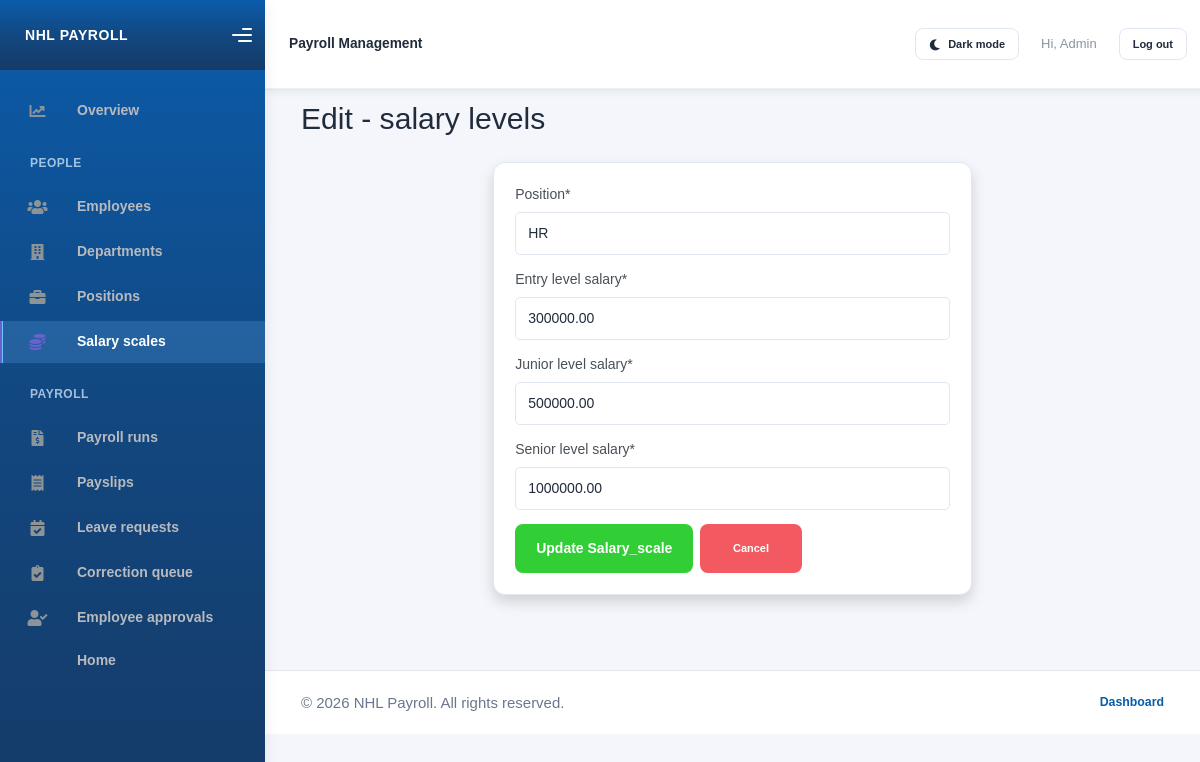
/edit_salary_scale/1/ (signed in), run on the app's committed database.
### payroll/models.py (models this page shows, shortened)
class Salary_Scale(models.Model):
    position = models.OneToOneField(Position,on_delete=models.CASCADE)
    entry_level_salary = models.DecimalField(max_digits=10,decimal_places=2)
    junior_level_salary = models.DecimalField(max_digits=10,decimal_places=2)
    senior_level_salary = models.DecimalField(max_digits=10,decimal_places=2)

### payroll/views.py (the view)
# urls.py: path('edit_salary_scale/<int:salary_scale_id>/',edit_salary_scale_view, name = "edit_salary_scale_page"),
@staff_member_required(login_url="login")
def edit_salary_scale_view(request,salary_scale_id):
    salary_scale = get_object_or_404(Salary_Scale, id=salary_scale_id)
    if request.method == "POST":
        salary_scale_form = Salary_ScaleForm(request.POST,instance = salary_scale)
        if salary_scale_form.is_valid():
            salary_scale_form.save()
            message = "Changes Saved Succesfully"
            return redirect('add_salary_scale_page')
        else:
            message = "invalid input provided"
    else:
        salary_scale_form = Salary_ScaleForm(instance = salary_scale)
    context = {
        'form':salary_scale_form,
        'salary_scale': salary_scale
    }
    return render(request,'edit_salary_scale.html',context)

### payroll/forms.py
class Salary_ScaleForm(ModelForm):
    class Meta:
        model = Salary_Scale
        fields ='__all__'

### payroll/models.py (called while the page is built)
    def __str__(self):
        return f"{self.title}"

### payroll/templates/edit_salary_scale.html (shortened to what this page needs)
{% extends "./base.html" %}
{% load crispy_forms_tags %}
{% block content %}
    <h1 class="mb-3"> Edit - salary levels</h1>
    <div class = "container mt-4">
        <div class = "row justify-content-center">
            <div class = "col-md-7">
                <div class = "card shadow p-4">
        <form method = "POST">
            {{form|crispy}}
            <div class="d-flex gap-2 mt-3">
            <button type="submit" class = "btn btn-success px-4">Update Salary_scale </button>
            <button type="button" class = "btn btn-danger">
            <a href="/add_salary_scale/"class='btn btn-sm btn-danger'>Cancel</a>
            </div>
        </form>
        </div>
    </div>
    </div>
    </div>
{% endblock content %}

### payroll/templates/base.html (shortened to what this page needs)
 <!DOCTYPE html>
<html>
    {%load static%}
    {% load crispy_forms_tags %}
<head>
    <link rel="stylesheet" href="{% static 'Kaiadmin/assets/css/bootstrap.min.css' %}">
    <link rel="stylesheet" href="{% static 'Kaiadmin/assets/css/plugins.min.css' %}">
    <link rel="stylesheet" href="{% static 'Kaiadmin/assets/css/kaiadmin.min.css' %}">
    <link rel="stylesheet" href="{% static 'Kaiadmin/assets/css/fonts.min.css' %}">
</head>
<body>
    <div class="wrapper">
        {% if user.is_authenticated %}
        <aside class="sidebar{% if not user.is_staff %} employee-sidebar{% endif %}" data-background-color="dark">
            <div class="sidebar-logo">
                <div class="logo-header" data-background-color="dark">
                    <a class="logo payroll-brand" href="{% if user.is_staff %}{% url 'dashboard_page' %}{% else %}{% url 'home_page' %}{% endif %}">NHL PAYROLL</a>
                    <div class="nav-toggle">
                        <button class="btn btn-toggle toggle-sidebar" type="button" aria-label="Toggle sidebar">
                            <i class="gg-menu-right"></i>
                        </button>
                    </div>
                </div>
            </div>
            <div class="sidebar-wrapper scrollbar scrollbar-inner">
                <div class="sidebar-content">
                    {% if user.is_staff %}
                    <ul class="nav nav-secondary">
                        <li class="nav-item {% if request.resolver_match.url_name == 'dashboard_page' %}active{% endif %}">
                            <a class="payroll-nav-link" href="{% url 'dashboard_page' %}"><i class="fas fa-chart-line"></i><p>Overview</p></a>
                        </li>
                        <li class="nav-section"><span class="sidebar-mini-icon"></span><h4 class="text-section">People</h4></li>
                        <li class="nav-item {% if 'employee' in request.path %}active{% endif %}"><a class="payroll-nav-link" href="{% url 'add_employee_page' %}"><i class="fas fa-users"></i><p>Employees</p></a></li>
                        <li class="nav-item {% if 'department' in request.path %}active{% endif %}"><a class="payroll-nav-link" href="{% url 'add_department_page' %}"><i class="fas fa-building"></i><p>Departments</p></a></li>
                        <li class="nav-item {% if 'position' in request.path %}active{% endif %}"><a class="payroll-nav-link" href="{% url 'add_position_page' %}"><i class="fas fa-briefcase"></i><p>Positions</p></a></li>
                        <li class="nav-item {% if 'salary_scale' in request.path %}active{% endif %}"><a class="payroll-nav-link" href="{% url 'add_salary_scale_page' %}"><i class="fas fa-coins"></i><p>Salary scales</p></a></li>
                        <li class="nav-section"><span class="sidebar-mini-icon"></span><h4 class="text-section">Payroll</h4></li>
                        <li class="nav-item {% if 'payroll' in request.path %}active{% endif %}"><a class="payroll-nav-link" href="{% url 'add_payroll_page' %}"><i class="fas fa-file-invoice-dollar"></i><p>Payroll runs</p></a></li>
                        <li class="nav-item {% if 'payslip' in request.path %}active{% endif %}"><a class="payroll-nav-link" href="{% url 'add_payslip_page' %}"><i class="fas fa-receipt"></i><p>Payslips</p></a></li>
                        <li class="nav-item {% if 'staff/leave-requests' in request.path %}active{% endif %}"><a class="payroll-nav-link" href="{% url 'staff_leave_requests_page' %}"><i class="fas fa-calendar-check"></i><p>Leave requests</p></a></li>
                        <li class="nav-item {% if 'staff/payroll-requests' in request.path %}active{% endif %}"><a class="payroll-nav-link" href="{% url 'staff_payroll_requests_page' %}"><i class="fas fa-clipboard-check"></i><p>Correction queue</p></a></li>
                        <li class="nav-item {% if 'staff/employee-data-requests' in request.path %}active{% endif %}"><a class="payroll-nav-link" href="{% url 'staff_employee_data_requests_page' %}"><i class="fas fa-user-check"></i><p>Employee approvals</p></a></li>
                        <li class="nav-item {% if request.resolver_match.url_name == 'home_page' %}active{% endif %}"><a class="payroll-nav-link" href="{% url 'home_page' %}"><p>Home</p></a></li>
                    </ul>
                    {% endif %}
                </div>
            </div>
        </aside>
        {% endif %}
        {% if user.is_authenticated %}
        <button class="mobile-nav-overlay" type="button" tabindex="-1" aria-label="Close navigation"></button>
        {% endif %}
        <div class="main-panel{% if not user.is_authenticated %} main-panel-auth{% endif %}">
            <div class="main-header">
                <nav class="navbar navbar-header navbar-header-transparent navbar-expand-lg border-bottom">
                    <div class="container-fluid">
                        <span class="navbar-brand mb-0 h1">{% if user.is_staff %}Payroll Management{% elif user.managed_department %}Department manager{% elif user.is_authenticated %}Employee self-service{% else %}Payroll Management{% endif %}</span>
                        <ul class="navbar-nav topbar-nav ms-md-auto align-items-center">
                            <li class="nav-item">
                                <button
                                    type="button"
                                    class="btn btn-sm btn-outline-secondary theme-toggle"
                                    id="theme-toggle"
                                    aria-label="Switch to dark mode"
                                    aria-pressed="false"
                                >
                                    <i class="fas fa-moon" id="theme-toggle-icon" aria-hidden="true"></i>
                                    <span id="theme-toggle-label">Dark mode</span>
                                </button>
                            </li>
                            {% if user.is_authenticated %}
                            <li class="nav-item"><span class="nav-link">Hi, {{ user.get_username }}</span></li>
                            <li class="nav-item">
                                <form method="post" action="{% url 'logout' %}">
                                    <button type="submit" class="btn btn-sm btn-outline-secondary">Log out</button>
                                </form>
                            </li>
                            {% else %}
                            <li class="nav-item"><a class="nav-link" href="{% url 'login' %}">Log in</a></li>
                            <li class="nav-item"><a class="nav-link" href="{% url 'sign_up_page' %}">Sign up</a></li>
                            {% endif %}
                        </ul>
                    </div>
                </nav>
            </div>
            <main class="content-wrapper payroll-content">
                {% block content %}{% endblock content %}
            </main>
            <footer class="site-footer">
                <p>&copy; {% now "Y" %} NHL Payroll. All rights reserved.</p>
                <nav class="site-footer-links" aria-label="Footer navigation">
                    {% if user.is_staff %}
                    <a href="{% url 'dashboard_page' %}">Dashboard</a>
                    {% else %}
                    <a href="{% url 'index_page' %}">Home</a>
                    {% endif %}
                </nav>
            </footer>
        </div>
    </div>
</body>
</html>

### payroll/templates/base.html (style rules this page uses)
:root { --primary: #1479c9; --primary-dark: #075da8; --primary-soft: #eaf5ff; --text: #202b3c; --muted: #6b778c; --line: #e1e7f0; --card: #ffffff; --danger: #ba3f3f; --success: #16a34a; --accent: #c9832c; --bg: #f4f6fb; --surface: #ffffff; --surface-alt: #f7f8fc; --surface-hover: #f5f7fc; --table-border: #edf0f6; --table-heading: #637087; --control-bg: #ffffff; --shadow: rgba(31, 45, 75, 0.07); }
body { background: var(--bg); font-family: "Public Sans", sans-serif; min-height: 100vh; color: var(--text); }
.sidebar[data-background-color="dark"], .sidebar .logo-header[data-background-color="dark"] { background: linear-gradient(180deg, #0b5cab 0%, #12477f 52%, #153b68 100%) !important; }
.sidebar .sidebar-content, .sidebar .sidebar-wrapper { background: transparent !important; }
.sidebar .nav-secondary > .nav-item > .payroll-nav-link { color: #d7eaff !important; }
.sidebar .nav-secondary > .nav-item > .payroll-nav-link:hover, .sidebar .nav-secondary > .nav-item.active > .payroll-nav-link { color: #ffffff !important; background: rgba(113, 190, 255, 0.2) !important; }
.sidebar .nav-secondary > .nav-item.active > .payroll-nav-link { box-shadow: inset 3px 0 0 #70c5ff; }
.sidebar .nav-section .text-section, .sidebar .employee-sidebar-caption { color: rgba(222, 239, 255, 0.72) !important; }
.main-panel { min-width: 0; background: var(--bg); }
.main-header { background: var(--surface); border-bottom: 1px solid var(--line); box-shadow: 0 2px 8px var(--shadow); }
.main-header .navbar { min-height: 68px; padding: 10px 24px; }
.main-header .navbar-brand { color: var(--text); font-size: 0.98rem; font-weight: 700; }
.main-header .nav-link { color: var(--muted); padding: 8px 12px; }
.content-wrapper { padding: 28px clamp(16px, 3vw, 42px) 40px; }
.site-footer { display: flex; flex-wrap: wrap; justify-content: space-between; align-items: center; gap: 12px 24px; padding: 18px clamp(16px, 3vw, 42px); border-top: 1px solid var(--line); background: var(--surface); color: var(--muted); font-size: 0.88rem; }
.site-footer p { margin: 0; }
.site-footer a { color: var(--primary-dark); font-weight: 600; text-decoration: none; }
.site-footer-links { display: flex; flex-wrap: wrap; gap: 16px; }
.main-panel:not(.main-panel-auth) > .payroll-content { padding-top: 96px; }
.card, .panel, .auth-card, .form-card { background: var(--card); border: 1px solid var(--line); border-radius: 12px; box-shadow: 0 5px 18px rgba(31, 45, 75, 0.045); }
.btn { border-radius: 8px; font-weight: 600; transition: background-color 0.16s ease, border-color 0.16s ease, color 0.16s ease, box-shadow 0.16s ease, transform 0.16s ease; }
.btn-success { background: var(--primary); border: none; padding: 0.68rem 1rem; }
.btn-danger { background: var(--danger); border: none; }
.btn-outline-secondary { color: var(--text); border-color: var(--line); }
.form-control, .form-select, select, input { border: 1px solid var(--line) !important; border-radius: 5px !important; padding: 10px 12px !important; min-height: 42px !important; box-shadow: none !important; background: var(--control-bg); color: var(--text); }
.form-control::placeholder, input::placeholder, textarea::placeholder { color: var(--muted); opacity: 0.8; }
.theme-toggle { display: inline-flex; align-items: center; gap: 8px; margin-left: 8px; white-space: nowrap; }
.payroll-brand { display: flex; align-items: center; min-width: 0; color: #fff !important; font-size: 1rem; font-weight: 700; letter-spacing: 0.04em; line-height: 1.2; white-space: nowrap; text-decoration: none; }
.logo-header { box-sizing: border-box; width: 265px; }
.logo-header .nav-toggle { right: 12px; }
.payroll-nav-link { display: flex; align-items: center; gap: 12px; }
.payroll-nav-link i { width: 18px; text-align: center; }
.payroll-content { min-height: calc(100vh - 130px); }
.btn-success { color: #fff; background: var(--primary); border-color: var(--primary); }

### data on the page
Salary_Scale: position "HR", entry_level_salary "300000.00", junior_level_salary "500000.00", senior_level_salary "1000000.00"

### other printed values
{{ user.get_username }} "Admin"
